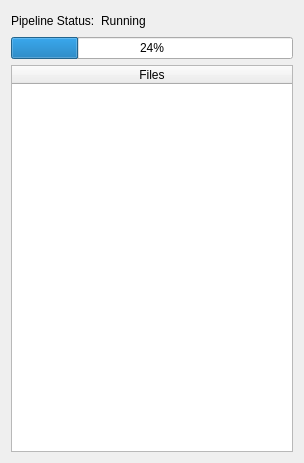
<?xml version="1.0" encoding="UTF-8"?>
<ui version="4.0">
 <class>Form</class>
 <widget class="QWidget" name="Form">
  <property name="geometry">
   <rect>
    <x>0</x>
    <y>0</y>
    <width>304</width>
    <height>463</height>
   </rect>
  </property>
  <property name="windowTitle">
   <string>Form</string>
  </property>
  <layout class="QVBoxLayout" name="verticalLayout_2">
   <item>
    <layout class="QHBoxLayout" name="horizontalLayout_2">
     <item>
      <widget class="QLabel" name="label_2">
       <property name="text">
        <string>Pipeline Status:</string>
       </property>
      </widget>
     </item>
     <item>
      <widget class="QLabel" name="lbStatus">
       <property name="text">
        <string>Running</string>
       </property>
      </widget>
     </item>
     <item>
      <spacer name="horizontalSpacer">
       <property name="orientation">
        <enum>Qt::Horizontal</enum>
       </property>
       <property name="sizeHint" stdset="0">
        <size>
         <width>40</width>
         <height>20</height>
        </size>
       </property>
      </spacer>
     </item>
    </layout>
   </item>
   <item>
    <widget class="QProgressBar" name="progress">
     <property name="value">
      <number>24</number>
     </property>
    </widget>
   </item>
   <item>
    <layout class="QHBoxLayout" name="horizontalLayout">
     <item>
      <widget class="QTreeWidget" name="treeWidget">
       <property name="sizePolicy">
        <sizepolicy hsizetype="Preferred" vsizetype="Expanding">
         <horstretch>0</horstretch>
         <verstretch>0</verstretch>
        </sizepolicy>
       </property>
       <column>
        <property name="text">
         <string>Files</string>
        </property>
        <property name="textAlignment">
         <set>AlignCenter</set>
        </property>
       </column>
      </widget>
     </item>
    </layout>
   </item>
  </layout>
 </widget>
 <resources/>
 <connections/>
</ui>
